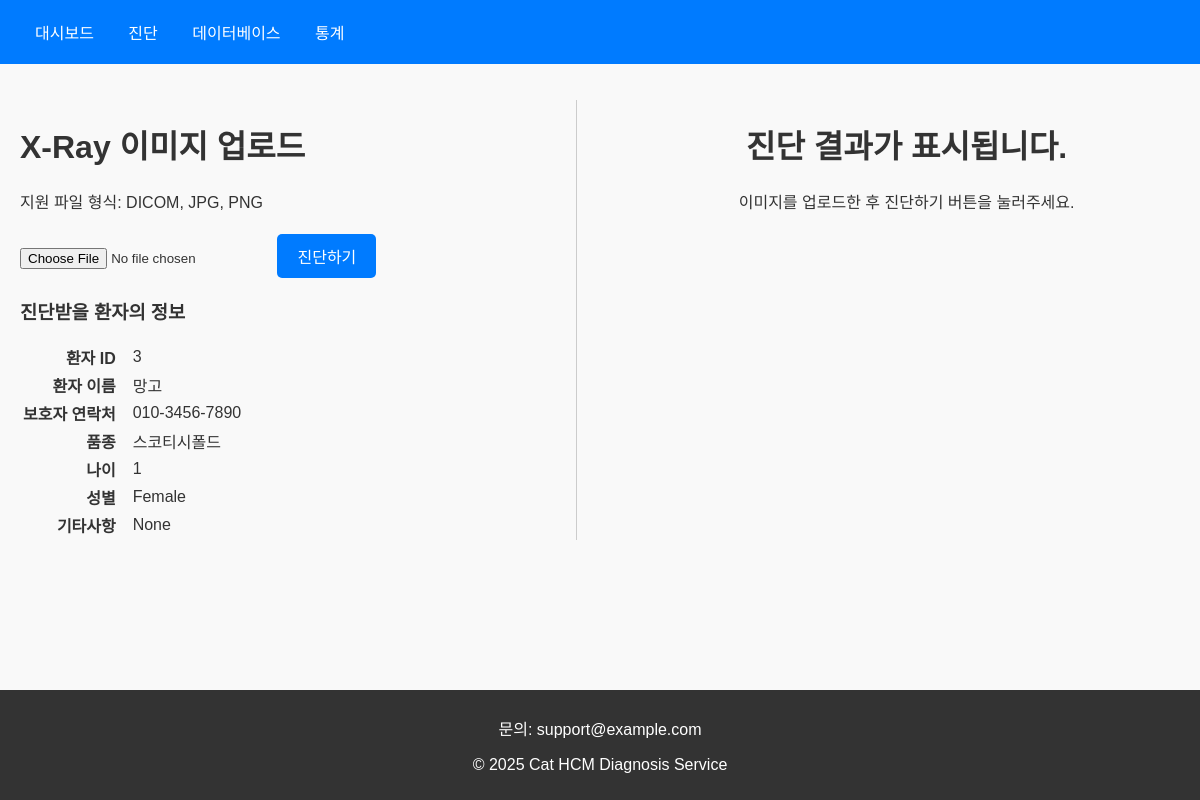
The app's page /diagnosis/3 with its own data.
### database/models.py (models this page shows)
class PatientDB(models.Model):
    cat_id = models.AutoField(primary_key=True)  # 고양이 ID (자동 증가)
    owner_phone = models.CharField(max_length=15)  # 주인 핸드폰 번호
    cat_name = models.CharField(max_length=100)  # 고양이 이름
    breed = models.CharField(max_length=100)  # 품종
    age = models.IntegerField()  # 나이
    gender = models.CharField(max_length=10)  # 성별
    remarks = models.TextField(null=True, blank=True)  # 비고란 (null 허용, blank 허용)
    def __str__(self):
        return f"{self.cat_name} ({self.cat_id})"

### diagnosis/views.py (the view, shortened to what this page needs)
# urls.py: path('<int:cat_id>', diagnosis_gizon_view, name='diagnosis_gizon'),
def diagnosis_gizon_view(request, cat_id):
    print(f"Received cat_id: {cat_id}")
    try:
        latest_patient = PatientDB.objects.get(cat_id=cat_id)
        print(f"Patient found: {latest_patient}")
    except PatientDB.DoesNotExist:
        print(f"No patient found with cat_id: {cat_id}")
        return render(request, '404.html', status=404)
    model_path = r"C:\Users\user\Desktop\팀프로젝트\Cat_HCM\Cat_HCM\django\all_train_InceptionNet.pth"
    classes = ['Normal', 'HCM']
    model_inference = InceptionNetInference(model_path=model_path, classes=classes, input_size=299, using_clahe=True)
    return render(request, 'diagnosis.html', {'latest_patient': latest_patient})

### diagnosis/InceptionNet_Inf.py (called while the page is built)
    def make_model(self):
        base_model = models.inception_v3(weights=models.Inception_V3_Weights.DEFAULT, aux_logits=True)
        base_model.fc = nn.Sequential(
            nn.Linear(base_model.fc.in_features, 128),  # 입력 크기 -> 128
            nn.ReLU(),
            nn.Dropout(p=0.5),                    # Dropout 추가
            nn.Linear(128, 2)                     # 출력 크기 -> 2 (클래스 수)
        )
        base_model.aux_logits = False
        return base_model

### templates/diagnosis.html (shortened to what this page needs)
<!DOCTYPE html>
<html lang="en">
<head>
    {% load static %}
    <link rel="stylesheet" href="{% static 'css/styles.css' %}">
</head>
<body>
    <header>
        <nav>
            <a href="{% url 'home' %}">대시보드</a>
            <a href="{% url 'diagnosis' %}">진단</a>
            <a href="{% url 'database:search_patients' %}">데이터베이스</a>
            <a href="{% url 'statistic' %}">통계</a>
        </nav>
    </header>
    <div class="new_container">
        <div class="left-panel">
            <h1>X-Ray 이미지 업로드</h1>
            <p>지원 파일 형식: DICOM, JPG, PNG</p>
            <form id="upload-form" method="post" enctype="multipart/form-data">
                <input type="file" name="xray_image" id="file-upload">
                <button type="button" class="button" id="diagnose-button">진단하기</button>
            </form>
                    {% if latest_patient %}
                    <h3>진단받을 환자의 정보</h3>
                    <table>
                        <tr>
                            <th>환자 ID</th>
                            <td>&nbsp;&nbsp;</td>
                            <td>{{ latest_patient.cat_id }}</td>
                        </tr>
                        <tr>
                            <th>환자 이름</th>
                            <td>&nbsp;&nbsp;</td>
                            <td>{{ latest_patient.cat_name }}</td>
                        </tr>
                        <tr>
                            <th>보호자 연락처</th>
                            <td>&nbsp;&nbsp;</td>
                            <td>{{ latest_patient.owner_phone }}</td>
                        </tr>
                        <tr>
                            <th>품종</th>
                            <td>&nbsp;&nbsp;</td>
                            <td>{{ latest_patient.breed }}</td>
                        </tr>
                        <tr>
                            <th>나이</th>
                            <td>&nbsp;&nbsp;</td>
                            <td>{{ latest_patient.age }}</td>
                        </tr>
                        <tr>
                            <th>성별</th>
                            <td>&nbsp;&nbsp;</td>
                            <td>{{ latest_patient.gender }}</td>
                        </tr>
                        <tr>
                            <th>기타사항</th>
                            <td>&nbsp;&nbsp;</td>
                            <td>{{ latest_patient.remarks }}</td>
                        </tr>
                    </table>
                    {% endif %}
        </div>
        <div class="right-panel" id="result-section" style='text-align: center;''>
            <h1>진단 결과가 표시됩니다.</h1>
            <p>이미지를 업로드한 후 진단하기 버튼을 눌러주세요.</p>
        </div>
    </div>
    <footer>
        <p>문의: support@example.com</p>
        <p>&copy; 2025 Cat HCM Diagnosis Service</p>
    </footer>
</body>
</html>

### static/css/styles.css (style rules this page uses)
body { font-family: Arial, sans-serif; margin: 0; padding: 0; background-color: #f9f9f9; color: #333; }
header { background-color: #007bff; color: #fff; padding: 20px 20px; position: fixed; top: 0; width: 100%; z-index: 1000; }
header nav a { color: #fff; text-decoration: none; margin: 0 15px; }
.button { font-size: 16px; display: inline-block; padding: 10px 20px; background-color: #007bff; color: #fff; text-decoration: none; border: none; border-radius: 5px; cursor: pointer; }
footer { background-color: #333; color: #fff; text-align: center; padding: 10px 0; position: fixed; bottom: 0; width: 100%; }
.new_container { padding: 20px; display: flex; justify-content: space-between; max-width: 1200px; margin: 80px auto 0 auto; }
.left-panel, .right-panel { width: 48%; box-sizing: border-box; }
.left-panel { padding-right: 10px; border-right: 1px solid #ccc; }
.right-panel { padding-left: 10px; text-align: left; }

### templates/diagnosis.html (style rules this page uses)
.left-panel, .right-panel { width: 48%; box-sizing: border-box; }
.left-panel { padding-right: 10px; border-right: 1px solid #ccc; }
.right-panel { padding-left: 10px; text-align: center; }
.button { display: inline-block; margin-top: 5px; padding: 10px 20px; background-color: #007BFF; color: white; text-decoration: none; border-radius: 5px; border: none; cursor: pointer; }
table th { text-align: right; top: 0; font-weight: bold; }

### records on screen
PatientDB: cat_id "3", cat_name "망고", owner_phone "010-3456-7890", breed "스코티시폴드", age "1", gender "Female", remarks "None"
